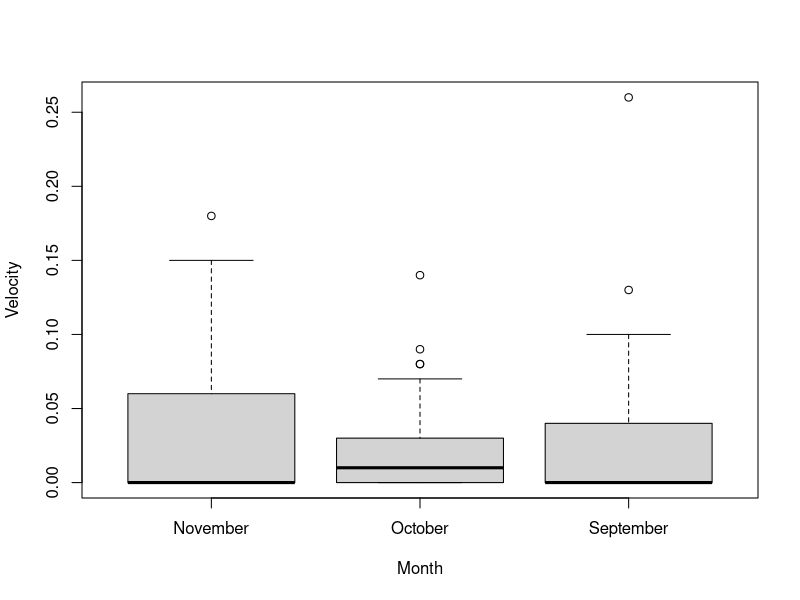
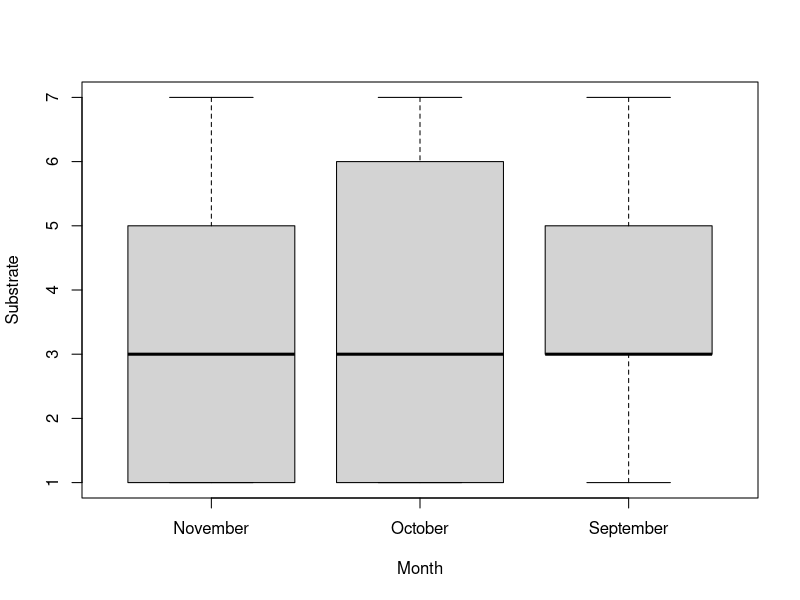
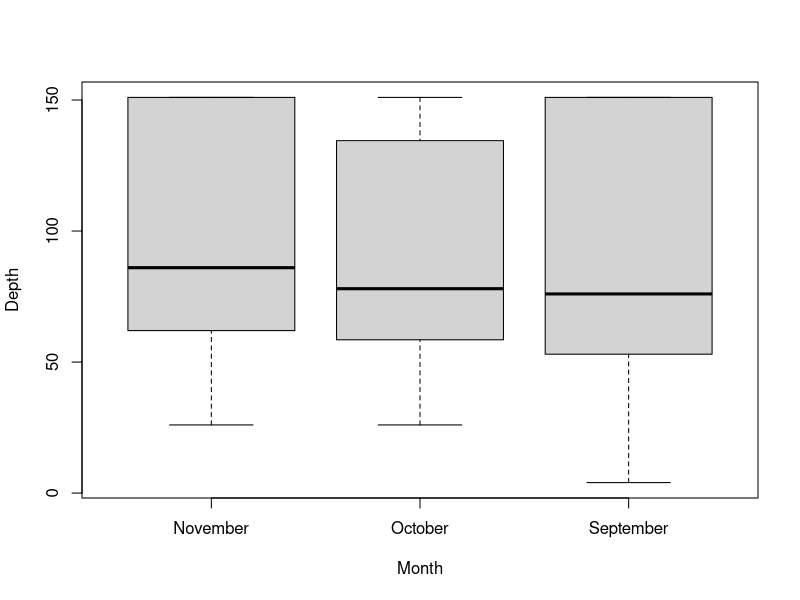

Recreate these plots in R, in order. (Note: a time limit stopped this script after it produced the figures.)
# BB WC FW PO
# Resource Selection Analysis Loop

# ~15 fish per month and ~3 months per season
# ~45 total location per season
# Keep in mind the rule-of-thumb of 10 data points (probably 10 locations in your case) per covariate in your model

library(dplyr)
library(readr)

##### DATA #####

NotAsFishy <- read_csv("Output/NotAsFishy.csv")

str(NotAsFishy)
head(NotAsFishy)


#### Black Bass West Clear Creek Fall/Winter (Sept - Dec) Pool Data 
   # BB_WC_FW_PO

##List of Variables
  Species_ <- "Black Bass"
  Species_Abb <- "BB"
  Stream_ <- "Clear"
  Stream_Abb <- "WC"
  Season_ <- c('September', 'October', 'November', 'December')
  Season_Abb <- "FW"
  Mesohabitat_ <- "Pool"
  Mesohabitat_Abb <- "POtest"
  
  Results_File <- paste0("VelocityDepthSubstrate/Results/",                     #Makes file name based on current variables
                        Species_Abb, "_",                           
                        Stream_Abb, "_",
                        Season_Abb, "_",
                        Mesohabitat_Abb, "_Results.csv")

##Create Data frame 
#Filter occupied and available data by stream and species
 Occupied <- NotAsFishy %>%                                                       
  dplyr::filter(Stream == Stream_)%>%                                           #dplyr:: before a function lets it know to use the function from the dplyr package       
  dplyr::filter(Species == Species_)      
 Available <- NotAsFishy %>%                                                       
  dplyr::filter(Stream == Stream_)%>%          
  dplyr::filter(Presence == 0)                                                  #0 = Available
 Combined <- rbind(Occupied, Available)                                         #combine occupied and available
 remove(Occupied, Available)
 
#Then month and mesohabitat
 Select_Data <- Combined %>%                                                    #[23 observations, 167 available]    -check in console by: table(Select_Data$Presence)
  dplyr::filter(Month %in% Season_) %>%
  dplyr::filter(Mesohabitat == Mesohabitat_)                                    
 remove(Combined)

 
 
##### SETUP #####

##Count Individuals
 Unique_Fish <- na.omit(unique(Select_Data$Tag))                                #doesn't count the same fish more than once
 Number_Of_Individuals <- length(Unique_Fish[!is.na(Unique_Fish)])              #removes NA 
 length(Unique_Fish)  #15                                                       #when unique individuals is less than 10, consider combining mesohabs.
 
##Check data- do months fit together, do ranges, outliers, etc look right
  boxplot(Velocity ~ Month, Select_Data)
  boxplot(Substrate ~ Month, Select_Data)
  boxplot(Depth ~ Month, Select_Data)
 
##Calculate mean and SD of each covariate within data subset to be used later for re-scaling (standardizing) Data_i
  Mean_Velocity  <- mean(Select_Data$Velocity,na.rm = T)                        #When fitting regression (GLM) models with multiple covariates or comparing models each containing different covariates it is helpful to 
  SD_Velocity    <- sd(Select_Data$Velocity,na.rm = T)                            #z-score standardize your covariates. This rescales everything to take covariates that were on different units (meters/percent) and 
  Mean_Substrate <- mean(Select_Data$Substrate,na.rm=T)                           #put them on the same scale such that each covaPOate will have mean = 0 and SD = 1. Making beta coefficients directly comparable so that 
  SD_Substrate   <- sd(Select_Data$Substrate,na.rm=T)                             #a larger absolute value of a coefficient means a stronger effect. This is a little tricky with re-sampling because the mean/SD of each 
  Mean_Depth     <- mean(Select_Data$Depth,na.rm = T)                             #iteration will be slightly different on account of having slightly different values. Calculate the mean and SD of your complete data set 
  SD_Depth       <- sd(Select_Data$Depth,na.rm = T)                               #outside of the i-loop (Select_Data) and then using this to do the rescaling inside the i-loop (Data_i) 



##### MIN MAX #####
  
#Find Minimum and Maximum values of used variables
  Counts <- Select_Data  %>%
    dplyr::filter(Species == Species_)
  
  Velocity_Min  <- min(Counts$Velocity, na.rm = TRUE)    # 0   
  Velocity_Max  <- max(Counts$Velocity, na.rm = TRUE)    # 0.13
  
  Depth_Min     <- min(Counts$Depth, na.rm = TRUE)       # 32
  Depth_Max     <- max(Counts$Depth, na.rm = TRUE)       # 151
  
  Substrate_Min <- min(Counts$Substrate, na.rm = TRUE)   # 1
  Substrate_Max <- max(Counts$Substrate, na.rm = TRUE)   # 7  
  
  MinMax <- data.frame(DataSet = "Select_Data", Velocity_Min, Velocity_Max, Depth_Min, 
                       Depth_Max, Substrate_Min, Substrate_Max)



##### RESOURCE SELECTION LOOP #####

##Create data frame to store coefficients
N_reps <- 10000
Storage <- data.frame(Velocity = rep(NA,N_reps), Substrate = NA,
                      Depth = rep(NA,N_reps), Velocity_full = NA, 
                      Depth_full = NA,
                      
                      Velocity_25=NA, Velocity_75=NA,
                      Velocity_25_Suit_Used=NA, Velocity_25_UnSuit_Avail=NA,
                      Velocity_25_UnSuit_Used=NA, Velocity_25_Suit_Avail=NA,
                      t_stat_50_Velocity=NA, p_50_Velocity = NA,
                      
                      Substrate_25=NA, Substrate_75=NA,
                      Substrate_25_Suit_Used=NA, Substrate_25_UnSuit_Avail=NA,
                      Substrate_25_UnSuit_Used=NA, Substrate_25_Suit_Avail=NA,
                      t_stat_50_Substrate=NA, p_50_Substrate = NA,
                      
                      Depth_25=NA, Depth_75=NA,
                      Depth_25_Suit_Used=NA, Depth_25_UnSuit_Avail=NA,
                      Depth_25_UnSuit_Used=NA, Depth_25_Suit_Avail=NA,
                      t_stat_50_Depth=NA, p_50_Depth = NA,
                      
                      Velocity_5=NA, Velocity_95=NA,
                      Velocity_5_Suit_Used=NA, Velocity_5_UnSuit_Avail=NA,
                      Velocity_5_UnSuit_Used=NA, Velocity_5_Suit_Avail=NA,
                      t_stat_90_Velocity=NA, p_90_Velocity = NA,
                      
                      Substrate_5=NA, Substrate_95=NA,
                      Substrate_5_Suit_Used=NA, Substrate_5_UnSuit_Avail=NA,
                      Substrate_5_UnSuit_Used=NA, Substrate_5_Suit_Avail=NA,
                      t_stat_90_Substrate=NA, p_90_Substrate = NA,
                      
                      Depth_5=NA, Depth_95=NA,
                      Depth_5_Suit_Used=NA, Depth_5_UnSuit_Avail=NA,
                      Depth_5_UnSuit_Used=NA, Depth_5_Suit_Avail=NA,
                      t_stat_90_Depth = NA, p_90_Depth = NA)


##Loop

for(i in 1:N_reps){                                                             #do 10,000 reps
  
  #Shows progress of loop in output
  if(i %in% seq(1, N_reps, by = 100)) cat("Starting rep", i, "\n")
  
  #Sample Used data (Select_Data)
  Used_Data_i <- NULL
  for(j in 1:Number_Of_Individuals){                                            #create empty data frame
    Fish_j <- na.omit(unique(Select_Data$Tag))[j]                               #randomly select one tag number, label it Fish j
    Fish_js_Rows <- Select_Data[which(Select_Data$Tag==Fish_j),]                #grabs Fish j's rows of data
    
    #Randomly select the row to resample from Fish j’s data (i.e., data_j)
    j_Selected_Row <- sample(seq(1, nrow(Fish_js_Rows)), 1, replace = T)        #randomly selects 1 of fish j's multiple observations
    j_Row_Data  <- Fish_js_Rows[j_Selected_Row,]                                #pulls out the row of data for the above selected fish and places into               
    
    #Place this randomly sampled row into used_Data_i
    Used_Data_i <- rbind(Used_Data_i, j_Row_Data)
  }
  
  
  #Get available data                                                           #Consider all of the available points within a species/site/season/mesohabitat to be equally available across the entire season. Use the same set of available points for every random sample of used point
   Avail_Data <- Select_Data[which(Select_Data$Presence == 0), ]                #Separate available data
   Data_i <- rbind(Used_Data_i, Avail_Data)                                     #Combine available with loop created used

  #Add weight column to make binomial GLM equivalent to Inhomogeneous Poisson Point Process Model
   Data_i$weight <- ifelse(Data_i$Presence == 1, 1, 5000)
  
  #Rescale the covariates
   Data_i$zSubstrate <- (Data_i$Substrate - Mean_Substrate)/SD_Substrate
   Data_i$zVelocity <- (Data_i$Velocity - Mean_Velocity)/SD_Velocity
   Data_i$zDepth <- (Data_i$Depth - Mean_Depth)/SD_Depth
  
  
  
  ##### GENERAL LINEAR MODELING #####
  #Fit the model
   Model_Vel   <- glm(Presence ~ zVelocity, data = Data_i, 
                       family = binomial, weights = weight)                     #family specifies the details of the model (GLM) used.  
  
   Model_Subs  <- glm(Presence ~ zSubstrate, data = Data_i, 
                       family = binomial, weights = weight)                     
  
   Model_Depth <- glm(Presence ~ zDepth, data = Data_i, 
                       family = binomial, weights = weight)
  
   Model_Full  <- glm(Presence ~ zVelocity + zDepth, data = Data_i,             #model with two covariates (velocity, depth); because of limited observations we can't do all 3 (10/ rule of thumb)
                       family = binomial, weights = weight)   
  
  #Pull out and store coefficients
   Storage$Velocity[i] <- coef(Model_Vel)['zVelocity']      
   Storage$Substrate[i] <- coef(Model_Subs)['zSubstrate'] 
   Storage$Depth[i] <- coef(Model_Depth)['zDepth'] 
   Storage$Velocity_full[i] <- coef(Model_Full)['zVelocity']                    #use if utilizing model-full
   Storage$Depth_full[i] <- coef(Model_Full)['zDepth']
  
  
  
  ##### HABITAT SUITABILITY CRITERIA #####
   HSC_data <- filter(Data_i, Presence == 1)                                    #isolate occupied site data
  
  ###Velocity
   #Find suitable ranges 
    HSC_Velocity <- HSC_data[,c('Presence','Velocity')]                         #replaced y with Presence
    HSC_Velocity <- HSC_Velocity[order(HSC_Velocity$Velocity),]                 #organizes velocity in ascending order
    HSC_Velocity$Rank <- seq(1,nrow(HSC_Velocity))                              #assigns rank  
    HSC_Velocity$Prob <- HSC_Velocity$Rank/(nrow(HSC_Velocity)+1)               #determine probability: rank/ n+1.  N = number occupied 
    Velocity_25 <- quantile(HSC_Velocity$Velocity, 0.25, na.rm = TRUE)          #determine central 50% of observations (between 25 and 75% probability)
    Velocity_75 <- quantile(HSC_Velocity$Velocity, 0.75, na.rm = TRUE)          #added na.rm = TRUE
    Velocity_5 <- quantile(HSC_Velocity$Velocity, 0.05, na.rm = TRUE)           #determine central 90% of observations 
    Velocity_95 <- quantile(HSC_Velocity$Velocity, 0.95, na.rm = TRUE)
    HSC_Velocity$Suitable <- ifelse(HSC_Velocity$Velocity >= Velocity_25 & HSC_Velocity$Velocity <= Velocity_75, 1, 0) 
    HSC_Velocity$Suitable_90 <- ifelse(HSC_Velocity$Velocity >= Velocity_5 & HSC_Velocity$Velocity <= Velocity_95, 1, 0) 
  
   #Classify each available point as suitable or unsuitable
    Avail_Data$Velocity_Suitable <- ifelse(Avail_Data$Velocity >= Velocity_25 & Avail_Data$Velocity <= Velocity_75, 1, 0) 
    Avail_Data$Velocity_Suitable_90 <- ifelse(Avail_Data$Velocity >= Velocity_5 & Avail_Data$Velocity <= Velocity_95, 1, 0) 
        #table(HSC_Velocity$Presence, HSC_Velocity$Suitable)                             #compares number suitable v number unsuitable out of occupied locations
  
   ##Central 50%
      Storage$Velocity_25_Suit_Used[i] <- sum(HSC_Velocity$Suitable == 1, na.rm = T)
      Storage$Velocity_25_UnSuit_Used[i] <- sum(HSC_Velocity$Suitable == 0, na.rm = T)
      
      Storage$Velocity_25_Suit_Avail[i] <- sum(Avail_Data$Velocity_Suitable == 1, na.rm = T)
      Storage$Velocity_25_UnSuit_Avail[i] <- sum(Avail_Data$Velocity_Suitable == 0, na.rm = T)
      
      Storage$Velocity_25[i] <- Velocity_25
      Storage$Velocity_75[i] <- Velocity_75
  
      con_tab_Suit50_v <- matrix(c(Storage[i,c("Velocity_25_Suit_Used",
                                               "Velocity_25_UnSuit_Used",
                                               "Velocity_25_Suit_Avail",
                                               "Velocity_25_UnSuit_Avail")]),
                                 byrow=T,
                                 nrow=2)
      used_suit_v <- Storage$Velocity_25_Suit_Used[i]
      avail_unsuit_v <- Storage$Velocity_25_UnSuit_Avail[i]
      used_unsuit_v <- Storage$Velocity_25_UnSuit_Used[i]
      avail_suit_v <- Storage$Velocity_25_Suit_Avail[i]
      
      
      t_stat_v <- ((sum(unlist(con_tab_Suit50_v)))^0.5)*
                  ((used_suit_v*avail_unsuit_v) - (used_unsuit_v*avail_suit_v))/
                  (((used_suit_v+avail_suit_v)*
                    (used_unsuit_v+avail_unsuit_v)*
                    (used_unsuit_v+used_suit_v)*
                    (avail_suit_v+avail_unsuit_v))^0.5)
      
      Storage$t_stat_50_Velocity[i] <- t_stat_v 
      
      Storage$p_50_Velocity[i] <- ifelse(t_stat_v > 1.6449,1,0)                 #1.6449 is the critical value for t-statistic when alpha = 0.05
  
   ##Central 90%
      Storage$Velocity_5_Suit_Used[i] <- sum(HSC_Velocity$Suitable_90==1,na.rm=T)
      Storage$Velocity_5_UnSuit_Used[i] <- sum(HSC_Velocity$Suitable_90==0,na.rm=T)
      
      Storage$Velocity_5_Suit_Avail[i] <- sum(Avail_Data$Velocity_Suitable_90==1,na.rm=T)
      Storage$Velocity_5_UnSuit_Avail[i] <- sum(Avail_Data$Velocity_Suitable_90==0,na.rm=T)
      
      Storage$Velocity_5[i] <- Velocity_5
      Storage$Velocity_95[i] <- Velocity_95
      
      con_tab_Suit90_v <- matrix(c(Storage[i,c("Velocity_5_Suit_Used",
                                               "Velocity_5_UnSuit_Used",
                                               "Velocity_5_Suit_Avail",
                                               "Velocity_5_UnSuit_Avail")]),
                                 byrow=T,
                                 nrow=2)
      used_suit_v_90 <- Storage$Velocity_5_Suit_Used[i]
      avail_unsuit_v_90 <- Storage$Velocity_5_UnSuit_Avail[i]
      used_unsuit_v_90 <- Storage$Velocity_5_UnSuit_Used[i]
      avail_suit_v_90 <- Storage$Velocity_5_Suit_Avail[i]
  
  
      t_stat_v_90 <- ((sum(unlist(con_tab_Suit90_v)))^0.5)*((used_suit_v_90*avail_unsuit_v_90)-
                                                              (used_unsuit_v_90*avail_suit_v_90))/(((used_suit_v_90+avail_suit_v_90)*
                                                                                                      (used_unsuit_v_90+avail_unsuit_v_90)*(used_unsuit_v_90+used_suit_v_90)*
                                                                                                      (avail_suit_v_90+avail_unsuit_v_90))^0.5)
      
      Storage$t_stat_90_Velocity[i] <- t_stat_v_90 
      
      Storage$p_90_Velocity[i] <- ifelse(t_stat_v_90 > 1.6449, 1, 0)            #1.6449 is the critical value for t-statistic when alpha = 0.05
  
  
  ###Substrate
   #Find suitable ranges
    HSC_Substrate <- HSC_data[,c('Presence','Substrate')]                       #replaced y with Presence
    HSC_Substrate <- HSC_Substrate[order(HSC_Substrate$Substrate),]             #organizes Substrate in ascending order
    HSC_Substrate$Rank <- seq(1,nrow(HSC_Substrate))                            #assigns rank  
    HSC_Substrate$Prob <- HSC_Substrate$Rank/(nrow(HSC_Substrate)+1)            #determine probability: rank/ n+1.  N = number occupied 
    Substrate_25 <- quantile(HSC_Substrate$Substrate, 0.25, na.rm = TRUE)       #determine central 50% of observations (between 25 and 75% probability)
    Substrate_75 <- quantile(HSC_Substrate$Substrate, 0.75, na.rm = TRUE)       #added na.rm = TRUE
    Substrate_5 <- quantile(HSC_Substrate$Substrate, 0.05, na.rm = TRUE)        #determine central 90% of observations 
    Substrate_95 <- quantile(HSC_Substrate$Substrate, 0.95, na.rm = TRUE)
    HSC_Substrate$Suitable <- ifelse(HSC_Substrate$Substrate >= Substrate_25 & 
                                     HSC_Substrate$Substrate <= Substrate_75, 1, 0) 
    HSC_Substrate$Suitable_90 <- ifelse(HSC_Substrate$Substrate >= Substrate_5 & 
                                        HSC_Substrate$Substrate <= Substrate_95, 1, 0) 
  
   #Classify each available point as suitable or unsuitable
    Avail_Data$Substrate_Suitable <- ifelse(Avail_Data$Substrate >= Substrate_25 & 
                                            Avail_Data$Substrate <= Substrate_75, 1, 0) 
    Avail_Data$Substrate_Suitable_90 <- ifelse(Avail_Data$Substrate >= Substrate_5 & 
                                               Avail_Data$Substrate <= Substrate_95, 1, 0) 
        #table(HSC_Substrate$Presence, HSC_Substrate$Suitable)                      #compares number suitable v number unsuitable out of occupied locations
  
   ##Central 50%
      Storage$Substrate_25_Suit_Used[i] <- sum(HSC_Substrate$Suitable == 1, na.rm = T)
      Storage$Substrate_25_UnSuit_Used[i] <- sum(HSC_Substrate$Suitable == 0, na.rm = T)
      
      Storage$Substrate_25_Suit_Avail[i] <- sum(Avail_Data$Substrate_Suitable == 1, na.rm = T)
      Storage$Substrate_25_UnSuit_Avail[i] <- sum(Avail_Data$Substrate_Suitable == 0, na.rm = T)
      
      Storage$Substrate_25[i] <- Substrate_25
      Storage$Substrate_75[i] <- Substrate_75
      
      con_tab_Suit50_s <- matrix(c(Storage[i,c("Substrate_25_Suit_Used",
                                               "Substrate_25_UnSuit_Used",
                                               "Substrate_25_Suit_Avail",
                                               "Substrate_25_UnSuit_Avail")]),
                                 byrow=T,
                                 nrow=2)
      used_suit_s <- Storage$Substrate_25_Suit_Used[i]
      avail_unsuit_s <- Storage$Substrate_25_UnSuit_Avail[i]
      used_unsuit_s <- Storage$Substrate_25_UnSuit_Used[i]
      avail_suit_s <- Storage$Substrate_25_Suit_Avail[i]
      
      
      t_stat_s <- ((sum(unlist(con_tab_Suit50_s)))^0.5)*
                  ((used_suit_s*avail_unsuit_s) - (used_unsuit_s*avail_suit_s))/
                  (((used_suit_s+avail_suit_s)*
                    (used_unsuit_s+avail_unsuit_s)*
                    (used_unsuit_s+used_suit_s)*
                    (avail_suit_s+avail_unsuit_s))^0.5)
      
      Storage$t_stat_50_Substrate[i] <- t_stat_s 
      
      Storage$p_50_Substrate[i] <- ifelse(t_stat_s > 1.6449, 1, 0)              #1.6449 is the critical value for t-statistic when alpha = 0.05
      
   ##Central 90%
      Storage$Substrate_5_Suit_Used[i] <- sum(HSC_Substrate$Suitable_90 == 1, na.rm = T)
      Storage$Substrate_5_UnSuit_Used[i] <- sum(HSC_Substrate$Suitable_90 == 0, na.rm = T)
      
      Storage$Substrate_5_Suit_Avail[i] <- sum(Avail_Data$Substrate_Suitable_90 == 1, na.rm = T)
      Storage$Substrate_5_UnSuit_Avail[i] <- sum(Avail_Data$Substrate_Suitable_90 == 0, na.rm = T)
      
      Storage$Substrate_5[i] <- Substrate_5
      Storage$Substrate_95[i] <- Substrate_95
      
      con_tab_Suit90_s <- matrix(c(Storage[i,c("Substrate_5_Suit_Used",
                                               "Substrate_5_UnSuit_Used",
                                               "Substrate_5_Suit_Avail",
                                               "Substrate_5_UnSuit_Avail")]),
                                 byrow=T,
                                 nrow=2)
      used_suit_s_90 <- Storage$Substrate_5_Suit_Used[i]
      avail_unsuit_s_90 <- Storage$Substrate_5_UnSuit_Avail[i]
      used_unsuit_s_90 <- Storage$Substrate_5_UnSuit_Used[i]
      avail_suit_s_90 <- Storage$Substrate_5_Suit_Avail[i]
      
      
      t_stat_s_90 <- ((sum(unlist(con_tab_Suit90_s)))^0.5)*
                     ((used_suit_s_90*avail_unsuit_s_90) - (used_unsuit_s_90*avail_suit_s_90))/
                     (((used_suit_s_90+avail_suit_s_90)*
                       (used_unsuit_s_90+avail_unsuit_s_90)*
                       (used_unsuit_s_90+used_suit_s_90)*
                       (avail_suit_s_90+avail_unsuit_s_90))^0.5)
      
      Storage$t_stat_90_Substrate[i] <- t_stat_s_90 
      
      Storage$p_90_Substrate[i] <- ifelse(t_stat_s_90 > 1.6449, 1, 0)           #1.6449 is the critical value for t-statistic when alpha = 0.05
  
  
  ###Depth Test
   #Find Suitable Ranges
    HSC_Depth <- HSC_data[,c('Presence', 'Depth')]                              #replaced y with Presence
    HSC_Depth <- HSC_Depth[order(HSC_Depth$Depth),]                             #organizes Depth in ascending order
    HSC_Depth$Rank <- seq(1,nrow(HSC_Depth))                                    #assigns rank  
    HSC_Depth$Prob <- HSC_Depth$Rank/(nrow(HSC_Depth)+1)                        #determine probability: rank/ n+1.  N = number occupied 
    Depth_25 <- quantile(HSC_Depth$Depth, 0.25, na.rm = TRUE)                   #determine central 50% of observations (between 25 and 75% probability)
    Depth_75 <- quantile(HSC_Depth$Depth, 0.75, na.rm = TRUE)                   #added na.rm = TRUE
    Depth_5 <- quantile(HSC_Depth$Depth, 0.05, na.rm = TRUE)                    #determine central 90% of observations 
    Depth_95 <- quantile(HSC_Depth$Depth, 0.95, na.rm = TRUE)
    HSC_Depth$Suitable <- ifelse(HSC_Depth$Depth >= Depth_25 & HSC_Depth$Depth <= Depth_75, 1, 0) 
    HSC_Depth$Suitable_90 <- ifelse(HSC_Depth$Depth >= Depth_5 & HSC_Depth$Depth <= Depth_95, 1, 0) 
  
   #Classify each available point as suitable or unsuitable
    Avail_Data$Depth_Suitable <- ifelse(Avail_Data$Depth >= Depth_25 & Avail_Data$Depth <= Depth_75, 1, 0) 
    Avail_Data$Depth_Suitable_90 <- ifelse(Avail_Data$Depth >= Depth_5 & Avail_Data$Depth <= Depth_95, 1, 0) 
        #table(HSC_Depth$Presence, HSC_Depth$Suitable)                          #compares number suitable v number unsuitable out of occupied locations
  
   ##Central 50%
      Storage$Depth_25_Suit_Used[i] <- sum(HSC_Depth$Suitable == 1, na.rm = T)
      Storage$Depth_25_UnSuit_Used[i] <- sum(HSC_Depth$Suitable == 0, na.rm = T)
      
      Storage$Depth_25_Suit_Avail[i] <- sum(Avail_Data$Depth_Suitable == 1, na.rm = T)
      Storage$Depth_25_UnSuit_Avail[i] <- sum(Avail_Data$Depth_Suitable == 0, na.rm = T)
      
      Storage$Depth_25[i] <- Depth_25
      Storage$Depth_75[i] <- Depth_75
      
      con_tab_Suit50_d <- matrix(c(Storage[i,c("Depth_25_Suit_Used",
                                               "Depth_25_UnSuit_Used",
                                               "Depth_25_Suit_Avail",
                                               "Depth_25_UnSuit_Avail")]),
                                 byrow=T,
                                 nrow=2)
      used_suit_d <- Storage$Depth_25_Suit_Used[i]
      avail_unsuit_d <- Storage$Depth_25_UnSuit_Avail[i]
      used_unsuit_d <- Storage$Depth_25_UnSuit_Used[i]
      avail_suit_d <- Storage$Depth_25_Suit_Avail[i]
      
      
      t_stat_d <- ((sum(unlist(con_tab_Suit50_d)))^0.5)*
                  ((used_suit_d*avail_unsuit_d) - (used_unsuit_d*avail_suit_d))/
                  (((used_suit_d+avail_suit_d)*
                    (used_unsuit_d+avail_unsuit_d)*
                    (used_unsuit_d+used_suit_d)*
                    (avail_suit_d+avail_unsuit_d))^0.5)
      
      Storage$t_stat_50_Depth[i] <- t_stat_d 
      
      Storage$p_50_Depth[i] <- ifelse(t_stat_d > 1.6449, 1, 0)                  #1.6449 is the critical value for t-statistic when alpha = 0.05
      
   ##Central 90%
      Storage$Depth_5_Suit_Used[i] <- sum(HSC_Depth$Suitable_90 == 1, na.rm = T)
      Storage$Depth_5_UnSuit_Used[i] <- sum(HSC_Depth$Suitable_90 == 0, na.rm = T)
      
      Storage$Depth_5_Suit_Avail[i] <- sum(Avail_Data$Depth_Suitable_90 == 1, na.rm = T)
      Storage$Depth_5_UnSuit_Avail[i] <- sum(Avail_Data$Depth_Suitable_90 == 0, na.rm = T)
      
      Storage$Depth_5[i] <- Depth_5
      Storage$Depth_95[i] <- Depth_95
      
      con_tab_Suit90_d <- matrix(c(Storage[i,c("Depth_5_Suit_Used",
                                               "Depth_5_UnSuit_Used",
                                               "Depth_5_Suit_Avail",
                                               "Depth_5_UnSuit_Avail")]),
                                 byrow=T,
                                 nrow=2)
      used_suit_d_90 <- Storage$Depth_5_Suit_Used[i]
      avail_unsuit_d_90 <- Storage$Depth_5_UnSuit_Avail[i]
      used_unsuit_d_90 <- Storage$Depth_5_UnSuit_Used[i]
      avail_suit_d_90 <- Storage$Depth_5_Suit_Avail[i]
      
      
      t_stat_d_90 <- ((sum(unlist(con_tab_Suit90_d)))^0.5)*
                     ((used_suit_d_90*avail_unsuit_d_90) - (used_unsuit_d_90*avail_suit_d_90))/
                     (((used_suit_d_90+avail_suit_d_90)*
                       (used_unsuit_d_90+avail_unsuit_d_90)*
                       (used_unsuit_d_90+used_suit_d_90)*
                       (avail_suit_d_90+avail_unsuit_d_90))^0.5)
      
      Storage$t_stat_90_Depth[i] <- t_stat_d_90
      Storage$p_90_Depth[i] <- ifelse(t_stat_d_90 > 1.6449, 1, 0)               #1.6449 is the critical value for t-statistic when alpha = 0.05
  
}


##### SAVE #####

View(Storage)
write_csv(Storage, file = Results_File)


##### Results of the RSFs #####

hist(Storage$Velocity)                                                          #par(mfrow=c(3,1)) to show mulitple graphs
mean(Storage$Velocity, na.rm = TRUE)                                            #a negative number here denotes a negative association, and vice versa 
#0.2496401                         #select fast water (positive)
quantile(Storage$Velocity,c(0.025,0.975), na.rm = TRUE) #2.5%  to  97.5%        #If these numbers cross zero it is not significant, if both are negative or both are positive it is significant
#0.2063194 0.3103551              #significant   

hist(Storage$Velocity_full)
mean(Storage$Velocity_full, na.rm = TRUE)
#0.1897555                        #selecting fast water (choosing fastest area within pool- likely head and tail)
quantile(Storage$Velocity_full,c(0.025,0.975), na.rm = TRUE)
#0.1332578 0.2477191              #significant

hist(Storage$Depth)
mean(Storage$Depth, na.rm = TRUE)
# -0.393656                          #avoiding depth in pools 
quantile(Storage$Depth,c(0.025,0.975), na.rm = TRUE)
#-0.6541839 -0.2552037                 #significant

hist(Storage$Depth_full)
mean(Storage$Depth_full, na.rm = TRUE)
# -0.3407555                        #same
quantile(Storage$Depth_full,c(0.025,0.975), na.rm = TRUE)
#-0.6255766 -0.1790696                 #significant

hist(Storage$Substrate)
mean(Storage$Substrate, na.rm = TRUE)
#-0.1059857                          #favoring smaller substrate
quantile(Storage$Substrate,c(0.025,0.975), na.rm = TRUE)
#-0.22554733  0.05504732               #not significant


##### Results for HSC #####
#50%
 #Velocity
  hist(Storage$Velocity_25)
  hist(Storage$Velocity_75)
  
  mean(Storage$Velocity_25, na.rm = TRUE)
  #0.001693
  mean(Storage$Velocity_75, na.rm = TRUE)
  #0.065
  
  hist(Storage$t_stat_50_Velocity, breaks = 100)                   
  abline(v = 1.6449, lwd=2, col="red")                                          #tstats to the right of the red line are significant effects, to the left insignificant
  mean(Storage$p_50_Velocity)                                                   #% of the time that test is significant
  #0
  mean(Storage$t_stat_50_Velocity)
  #-0.8682436
  
 #Depth
  hist(Storage$Depth_25)
  hist(Storage$Depth_75)
  
  mean(Storage$Depth_25, na.rm = TRUE)
  #44.6614
  mean(Storage$Depth_75, na.rm = TRUE)
  #86.1298
  
  hist(Storage$t_stat_50_Depth, breaks = 100)                   
  abline(v = 1.6449, lwd=2, col="red")
  mean(Storage$p_50_Depth)
  #0.0557
  mean(Storage$t_stat_50_Depth)
  #0.4478486
  
 #Substrate
  hist(Storage$Substrate_25)
  hist(Storage$Substrate_75)
  
  mean(Storage$Substrate_25, na.rm = TRUE)
  #1.8871
  mean(Storage$Substrate_75, na.rm = TRUE)
  #5
  
  hist(Storage$t_stat_50_Substrate, breaks = 100)                   
  abline(v = 1.6449, lwd=2, col="red")
  mean(Storage$p_50_Substrate)
  #0.5484
  mean(Storage$t_stat_50_Substrate)
  #1.6756
  
#90%
 #Velocity
  hist(Storage$Velocity_5)
  hist(Storage$Velocity_95)
  
  mean(Storage$Velocity_5, na.rm = TRUE)
  #0
  mean(Storage$Velocity_95, na.rm = TRUE)
  #0.0820949
  
  hist(Storage$t_stat_90_Velocity, breaks = 100)                   
  abline(v = 1.6449, lwd=2, col="red")                                          #tstats to the right of the red line are significant effects, to the left insignificant
  mean(Storage$p_90_Velocity)                                                   #% of the time that test is significant
  #0
  mean(Storage$t_stat_90_Velocity)
  #0.1881763
  
 #Depth
  hist(Storage$Depth_5)
  hist(Storage$Depth_95)
  
  mean(Storage$Depth_5, na.rm = TRUE)
  #33.4
  mean(Storage$Depth_95, na.rm = TRUE)
  #146.5671
  
  hist(Storage$t_stat_90_Depth, breaks = 100)                   
  abline(v = 1.6449, lwd=2, col="red")
  mean(Storage$p_90_Depth)
  #0.1111
  mean(Storage$t_stat_90_Depth)
  #0.5061174
  
 #Substrate
  hist(Storage$Substrate_5)
  hist(Storage$Substrate_95)
  
  mean(Storage$Substrate_5, na.rm = TRUE)
  #1
  mean(Storage$Substrate_95, na.rm = TRUE)
  #5.35574
  
  hist(Storage$t_stat_90_Substrate, breaks = 100)                   
  abline(v = 1.6449, lwd=2, col="red")
  mean(Storage$p_90_Substrate)
  #0.4373
  mean(Storage$t_stat_90_Substrate)
  #1.59212
